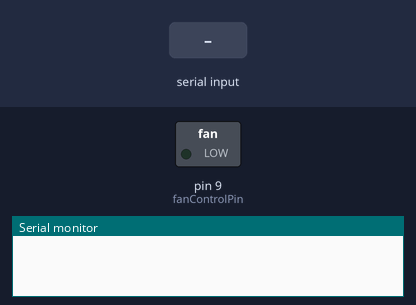
Bench run of a sketch on a simulated Arduino Uno, built with avr-gcc and run on an emulated ATmega328P. Shown: switched loads named in the sketch (green lamp = pin HIGH), the last lines printed to the serial monitor. The test bench sets the inputs (shaded band).

Above: at 1.2 s.
1.3 s: "90,45\n" received over Serial
At 2.4 s:
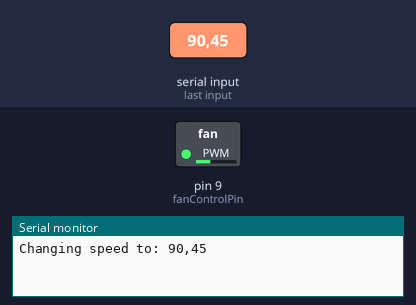
2.8 s: "5\n" received over Serial
At 3.1 s:
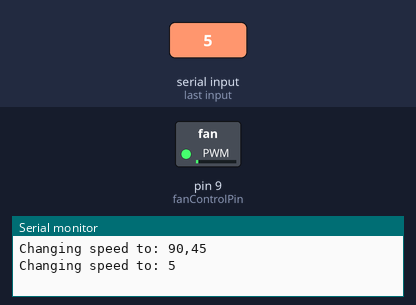
4.3 s: "200\n" received over Serial
At 5.5 s:
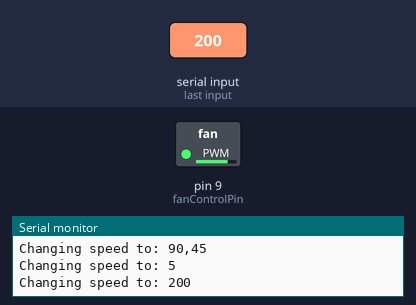
5.8 s: "90\n" received over Serial
At 6.7 s:
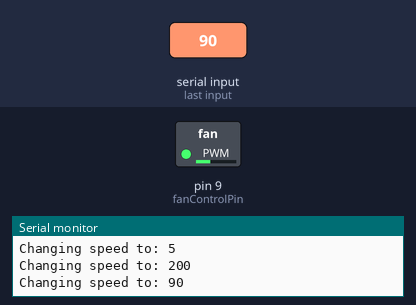
Timing chart, 0 to 8.3 s (numbered marks = the images above; inputs shaded):
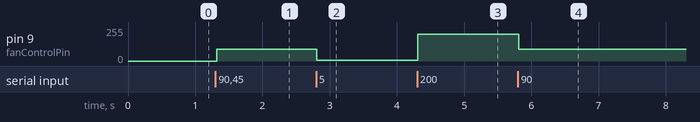

Measured:
- after the input at 1.3 s, pin 9 (fanControlPin): 0/255 → 90/255 at once
- after the input at 2.8 s, pin 9 (fanControlPin): 90/255 → 5/255 at once
- after the input at 4.3 s, pin 9 (fanControlPin): 5/255 → 200/255 at once
- after the input at 5.8 s, pin 9 (fanControlPin): 200/255 → 90/255 at once

The sketch:

fancontrol.ino
```cpp
int speedValue = 100;
int fanControlPin = 9;
String readString;

void setup()
{
  TCCR1B = TCCR1B & B11111000 | B00000001;    // set timer 1 divisor to     1 for PWM frequency of 31372.55 Hz
  //TCCR1B = TCCR1B & B11111000 | B00000010;    // set timer 1 divisor to     8 for PWM frequency of  3921.16 Hz
  //  TCCR1B = TCCR1B & B11111000 | B00000011;    // set timer 1 divisor to    64 for PWM frequency of   490.20 Hz (The DEFAULT)
  //TCCR1B = TCCR1B & B11111000 | B00000100;    // set timer 1 divisor to   256 for PWM frequency of   122.55 Hz
  //TCCR1B = TCCR1B & B11111000 | B00000101;    // set timer 1 divisor to  1024 for PWM frequency of    30.64 Hz

  Serial.begin(115200);
  pinMode(fanControlPin, OUTPUT);
}

void loop()
{
  while (Serial.available()) {
    delay(3);  //delay to allow buffer to fill
    if (Serial.available() > 0) {
      char c = Serial.read();  //gets one byte from serial buffer
      readString += c; //makes the string readString
    }
  }

  if (readString.length() > 0) {
    Serial.print("Changing speed to: ");
    Serial.println(readString);

    speedValue = readString.toInt();

    analogWrite(fanControlPin, speedValue);
    readString="";
  }
}
```
